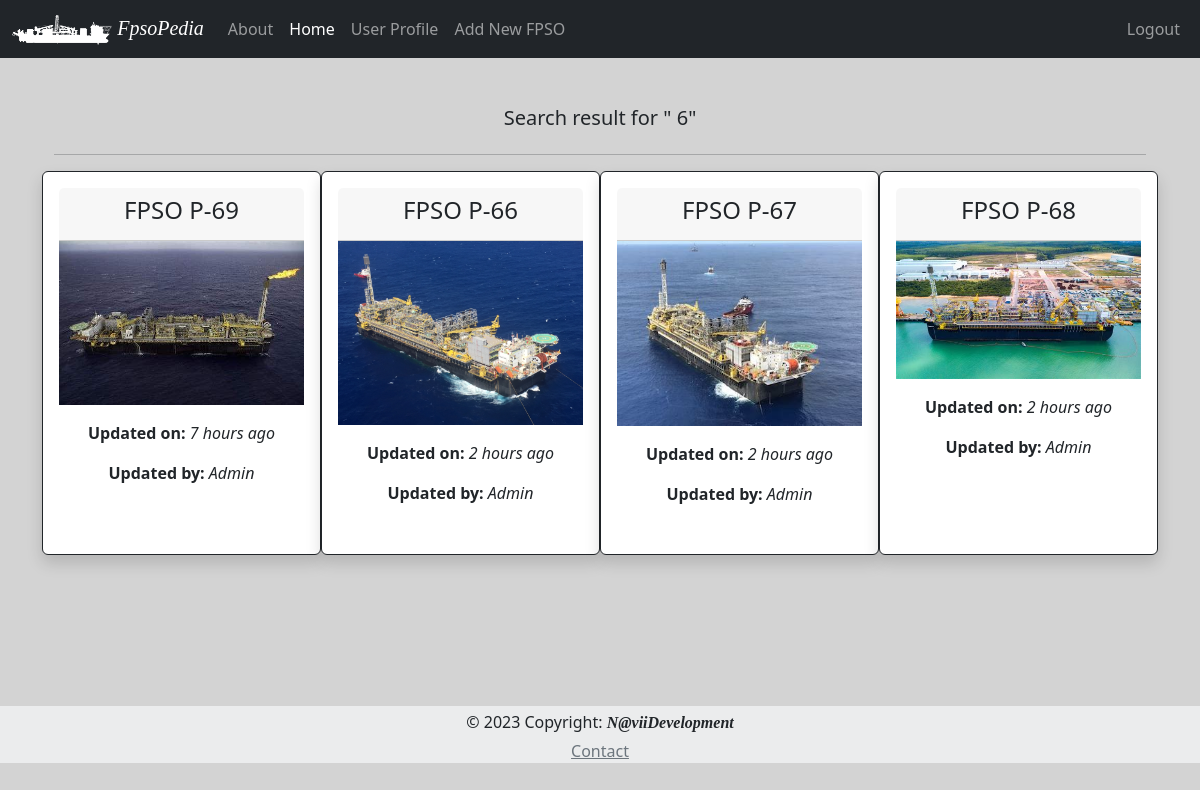
Page /search/6 (signed in) on the committed database.
### App/models.py (models this page shows, shortened)
class Fpso(db.Model):
    id = db.Column(db.Integer, primary_key=True)
    fpso_owner = db.Column(db.String, index=True, default="None")
    timestamp = db.Column(db.DateTime, default=datetime.utcnow)
    fpso_name = db.Column(db.String, unique=True, index=True)
    fpso_basin = db.Column(db.String, default="None", nullable = True)
    fpso_img_name = db.Column(db.String, default="default_fpso_card")
    fpso_remarks = db.Column(db.String, default="None")
    fpso_psn_lat_deg = db.Column(db.String, nullable = True)
    fpso_psn_lat_min = db.Column(db.String, nullable = True)
    fpso_psn_lat_sec = db.Column(db.String, nullable = True)
    fpso_psn_lat_NS = db.Column(db.String, default="S", nullable = True)
    fpso_psn_long_deg = db.Column(db.String, nullable = True)
    fpso_psn_long_min = db.Column(db.String, nullable = True)
    fpso_psn_long_sec = db.Column(db.String, nullable = True)
    fpso_psn_long_WE = db.Column(db.String, default="W", nullable = True)
    fpso_hdg = db.Column(db.String, nullable = True)
    fpso_disch_rate = db.Column(db.String, nullable = True)
    fpso_vhf = db.Column(db.String, default="None", nullable = True)
    fpso_email_1 = db.Column(db.String, default="fpso@example.com", nullable = True)
    fpso_email_2 = db.Column(db.String, default="fpso@example.com", nullable = True)
    fpso_email_3 = db.Column(db.String, default="fpso@example.com", nullable = True)
    fpso_email_4 = db.Column(db.String, default="fpso@example.com", nullable = True)
    fpso_email_5 = db.Column(db.String, default="fpso@example.com", nullable = True)
    cargo_name = db.Column(db.String, nullable = True)
    cargo_API = db.Column(db.String, nullable = True)
    cargo_dens = db.Column(db.String, nullable = True)
    cargo_temp = db.Column(db.String, nullable = True)
    cargo_bsw = db.Column(db.String, nullable = True)
    cargo_line_displ_fwd = db.Column(db.String, nullable = True)
    cargo_Hose_Flush_fwd = db.Column(db.String, nullable = True)
    cargo_line_displ_aft = db.Column(db.String, nullable = True)
    cargo_Hose_Flush_aft = db.Column(db.String, nullable = True)
    cargo_info = db.Column(db.String, nullable = True)
    darps_ID_fwd = db.Column(db.String, nullable = True)
    darps_1_tdma_fwd = db.Column(db.String, nullable = True)
    darps_2_tdma_fwd = db.Column(db.String, nullable = True)
    darps_info_fwd = db.Column(db.String, nullable = True)
    darps_1_ts_fwd = db.Column(db.String, nullable = True)
    darps_2_ts_fwd= db.Column(db.String, nullable = True)
    darps_ID_aft = db.Column(db.String, nullable = True)
    darps_1_tdma_aft = db.Column(db.String, nullable = True)
    darps_2_tdma_aft = db.Column(db.String, nullable = True)
    darps_info_aft = db.Column(db.String, nullable = True)
    darps_1_ts_aft = db.Column(db.String, nullable = True)
    darps_2_ts_aft= db.Column(db.String, nullable = True)
    artemis_address_code_fwd = db.Column(db.String, nullable = True)
    artemis_freq_pair_fwd = db.Column(db.String, nullable = True)
    artemis_info_fwd = db.Column(db.String, nullable = True)
    fanbeam_info_fwd = db.Column(db.String, nullable = True)
    radius_info_fwd = db.Column(db.String, nullable = True)
    artemis_address_code_aft = db.Column(db.String, nullable = True)
    artemis_freq_pair_aft = db.Column(db.String, nullable = True)
    artemis_info_aft = db.Column(db.String, nullable = True)
    fanbeam_info_aft = db.Column(db.String, nullable = True)
    radius_info_aft = db.Column(db.String, nullable = True)

### App/routes.py (the view)
@app.route('/search/<fpso>', methods=['GET', 'POST'])
def search(fpso):
    form = SearchForm()
    search_FPSO = Fpso.query.filter(Fpso.fpso_name.like('%' + fpso + '%')).all()
    return render_template('search.html', fpso=search_FPSO, form=form, fp=fpso)

### App/models.py (called while the page is built)
@login.user_loader
def load_user(id):
    return User.query.get(int(id))

### App/templates/search.html (shortened to what this page needs)
{% extends "base.html" %}
{% set active_page = 'index' %}
{% block content %}
<div class="container">
    <div class="row justify-content-center">
        <h5>Search result for " {{ fp }}"</h5>
    </div>
    <hr>
    <div class="row">
        {% if fpso %}
            {% for fpso in fpso %}
                {% include '_fpso.html' %}
            {% endfor %}
        {% else %}
            <p class="text-center text-muted">There is no FPSO with this name. Try again!!!</p>
        {% endif %}
    </div>
</div>
{% endblock %}

### App/templates/_fpso.html (shortened to what this page needs)
{% set logo = fpso.fpso_img_name %}
<div class="card border-dark mb-3 col-12 col-lg-3 shadow p-3 bg-body rounded">
  <div class="card-header ">
    <h4>{{ fpso.fpso_name }}</h4>
  </div>
    <div class="row">
      <img src="{{ url_for('static', filename='img/{}.jpg'.format(logo)) }}" class="rounded float-start" alt="FPSO Image">
      <div class="col">
        <div class="card-body text-dark">
        <p class="card-text"><b>Updated on:</b> <em>{{ moment(fpso.timestamp).fromNow(refresh=True) }}</em></p>
        <p class="card-text"><b>Updated by:</b>  <em>{{ fpso.fpso_owner }}</em></p>
      </div>
    </div>
  </div>
</div>

### App/static/css/style.css (style rules this page uses)
body { background-color: lightgray; }

### rows in the picture
Fpso: fpso_name "FPSO P-69", fpso_img_name (picture), timestamp "7 hours ago", fpso_owner "Admin"
Fpso: fpso_name "FPSO P-66", fpso_img_name (picture), timestamp "2 hours ago", fpso_owner "Admin"
Fpso: fpso_name "FPSO P-67", fpso_img_name (picture), timestamp "2 hours ago", fpso_owner "Admin"
Fpso: fpso_name "FPSO P-68", fpso_img_name (picture), timestamp "2 hours ago", fpso_owner "Admin"

### other values in the picture
{{ fp }} "6"
